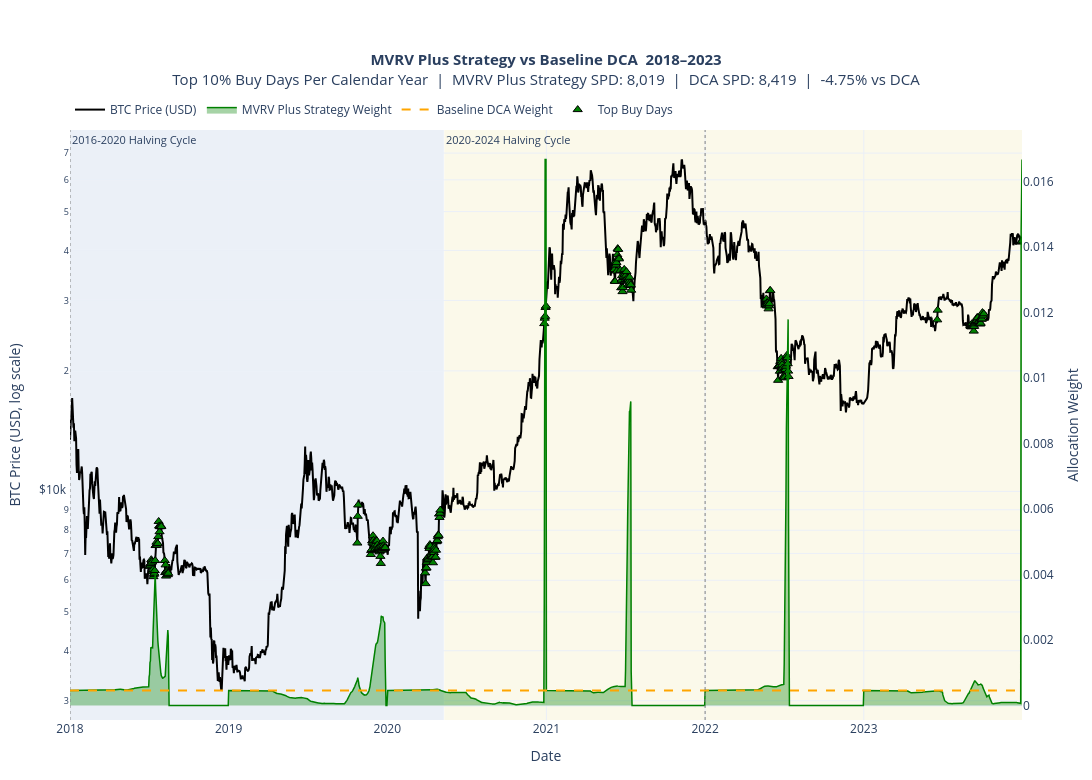

Here is the notebook cell this chart was saved with:
### Code cell
cols = plots.StrategyColumns(
    weight="plus_weight",
    spd="sats_per_dollar_plus",
    sats_accum="sats_accum_plus",
)

# Full period
full_plot = plots.plot_strategy_full_period(plot_df, cols, "MVRV Plus Strategy", ("2018-01-01", "2023-12-31"))
plt.show()

### Figure 1 — Plotly figure (JSON) as saved in the notebook; plotly's stock layout.template omitted (floating-point values rounded to 4 significant figures; data arrays with more than 128 entries replaced by an {"elided": "..."} marker saying what was removed)
{"data": [{"customdata": {"elided": "2190x8 mixed values"}, "hovertemplate": "<b>Date</b>: %{x|%Y-%m-%d}<br><b>Year</b>: %{customdata[0]}<br><b>Cycle</b>: %{customdata[1]}<br><b>BTC Price</b>: $%{y:,.2f}<br><b>MVRV Plus Strategy Weight</b>: %{customdata[2]:.8f}<br><b>DCA Weight</b>: %{customdata[3]:.8f}<br><b>MVRV Plus Strategy sats/$</b>: %{customdata[4]:,.2f}<br><b>DCA sats/$</b>: %{customdata[5]:,.2f}<br><b>MVRV Plus Strategy sats accum.</b>: %{customdata[6]:,.2f}<br><b>DCA sats accum.</b>: %{customdata[7]:,.2f}<extra></extra>", "line": {"color": "black", "width": 2}, "mode": "lines", "name": "BTC Price (USD)", "type": "scatter", "x": {"elided": "2190 str values"}, "y": {"elided": "2190 float values"}, "yaxis": "y"}, {"customdata": {"elided": "2190x5 mixed values"}, "fill": "tozeroy", "fillcolor": "rgba(0, 128, 0, 0.35)", "hovertemplate": "<b>Date</b>: %{x|%Y-%m-%d}<br><b>Year</b>: %{customdata[0]}<br><b>Cycle</b>: %{customdata[1]}<br><b>MVRV Plus Strategy Weight</b>: %{y:.8f}<br><b>BTC Price</b>: $%{customdata[2]:,.2f}<br><b>MVRV Plus Strategy sats/$</b>: %{customdata[3]:,.2f}<br><b>MVRV Plus Strategy sats accum.</b>: %{customdata[4]:,.2f}<extra></extra>", "line": {"color": "green", "width": 1.5}, "mode": "lines", "name": "MVRV Plus Strategy Weight", "type": "scatter", "x": {"elided": "2190 str values"}, "y": {"elided": "2190 float values"}, "yaxis": "y2"}, {"customdata": {"elided": "2190x5 mixed values"}, "hovertemplate": "<b>Date</b>: %{x|%Y-%m-%d}<br><b>Year</b>: %{customdata[0]}<br><b>Cycle</b>: %{customdata[1]}<br><b>DCA Weight</b>: %{y:.8f}<br><b>BTC Price</b>: $%{customdata[2]:,.2f}<br><b>DCA sats/$</b>: %{customdata[3]:,.2f}<br><b>DCA sats accum.</b>: %{customdata[4]:,.2f}<extra></extra>", "line": {"color": "orange", "dash": "dash", "width": 2}, "mode": "lines", "name": "Baseline DCA Weight", "type": "scatter", "x": {"elided": "2190 str values"}, "y": {"elided": "2190 float values"}, "yaxis": "y2"}, {"customdata": {"elided": "226x3 float values"}, "hovertemplate": "<b>Top Buy Date</b>: %{x|%Y-%m-%d}<br><b>Year</b>: %{customdata[0]}<br><b>BTC Price</b>: $%{y:,.2f}<br><b>MVRV Plus Strategy Weight</b>: %{customdata[1]:.8f}<br><b>Year Threshold</b>: %{customdata[2]:.8f}<extra></extra>", "marker": {"color": "green", "line": {"color": "black", "width": 1}, "size": 8, "symbol": "triangle-up"}, "mode": "markers", "name": "Top Buy Days", "type": "scatter", "x": {"elided": "226 str values"}, "y": {"elided": "226 float values"}, "yaxis": "y"}], "layout": {"annotations": [{"font": {"size": 11}, "showarrow": false, "text": "2016-2020 Halving Cycle", "x": "2018-01-01T00:00:00", "xanchor": "left", "xref": "x", "y": 1, "yanchor": "top", "yref": "y domain"}, {"font": {"size": 11}, "showarrow": false, "text": "2020-2024 Halving Cycle", "x": "2020-05-11T00:00:00", "xanchor": "left", "xref": "x", "y": 1, "yanchor": "top", "yref": "y domain"}], "height": 780, "hovermode": "x unified", "legend": {"orientation": "h", "x": 0, "xanchor": "left", "y": 1.01, "yanchor": "bottom"}, "margin": {"b": 60, "l": 70, "r": 70, "t": 130}, "shapes": [{"fillcolor": "rgba(176, 196, 222, 0.25)", "layer": "below", "line": {"width": 0}, "opacity": 1, "type": "rect", "x0": "2018-01-01T00:00:00", "x1": "2020-05-10T00:00:00", "xref": "x", "y0": 0, "y1": 1, "yref": "y domain"}, {"fillcolor": "rgba(238, 232, 170, 0.25)", "layer": "below", "line": {"width": 0}, "opacity": 1, "type": "rect", "x0": "2020-05-11T00:00:00", "x1": "2023-12-31T00:00:00", "xref": "x", "y0": 0, "y1": 1, "yref": "y domain"}, {"line": {"color": "gray", "dash": "dot", "width": 1}, "type": "line", "x0": "2010-08-16T00:00:00", "x1": "2010-08-16T00:00:00", "xref": "x", "y0": 0, "y1": 1, "yref": "y domain"}, {"line": {"color": "gray", "dash": "dot", "width": 1}, "type": "line", "x0": "2014-01-01T00:00:00", "x1": "2014-01-01T00:00:00", "xref": "x", "y0": 0, "y1": 1, "yref": "y domain"}, {"line": {"color": "gray", "dash": "dot", "width": 1}, "type": "line", "x0": "2018-01-01T00:00:00", "x1": "2018-01-01T00:00:00", "xref": "x", "y0": 0, "y1": 1, "yref": "y domain"}, {"line": {"color": "gray", "dash": "dot", "width": 1}, "type": "line", "x0": "2022-01-01T00:00:00", "x1": "2022-01-01T00:00:00", "xref": "x", "y0": 0, "y1": 1, "yref": "y domain"}], "title": {"font": {"size": 15}, "text": "<b>MVRV Plus Strategy vs Baseline DCA  2018–2023</b><br>Top 10% Buy Days Per Calendar Year  |  MVRV Plus Strategy SPD: 8,019  |  DCA SPD: 8,419  |  -4.75% vs DCA", "x": 0.5}, "width": 1450, "xaxis": {"range": ["2018-01-01T00:00:00", "2023-12-31T00:00:00"], "showgrid": true, "title": {"text": "Date"}}, "yaxis": {"showgrid": true, "side": "left", "tickprefix": "$", "title": {"text": "BTC Price (USD, log scale)"}, "type": "log"}, "yaxis2": {"overlaying": "y", "showgrid": false, "side": "right", "title": {"text": "Allocation Weight"}}}}
